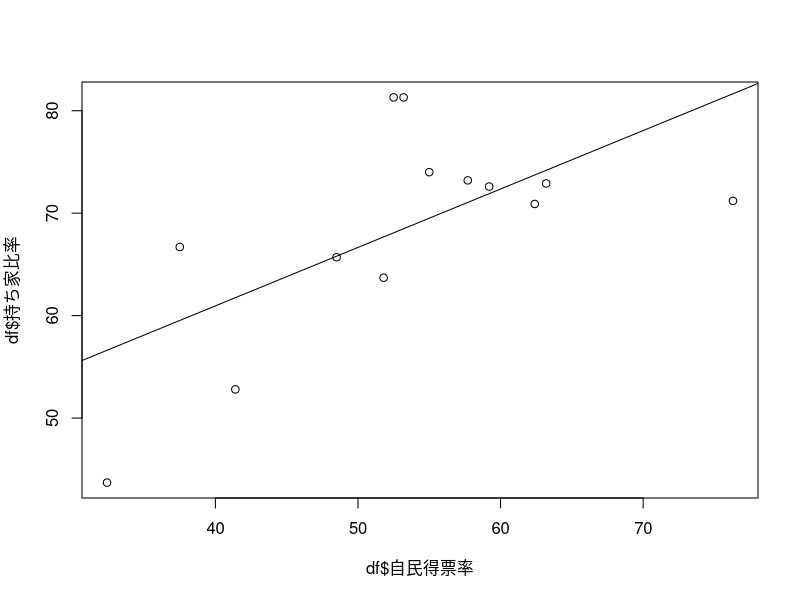

The R source for this figure:
df <- read.csv("introduction_to_statistics/chapter03/ex3-1.csv")
df

# 散布図
plot(df$自民得票率, df$持ち家比率)

# 相関係数
自民得票率平均 <- mean(df$自民得票率)
持ち家比率平均 <- mean(df$持ち家比率)
r分子 <- sum((df$自民得票率 - 自民得票率平均) * (df$持ち家比率 - 持ち家比率平均))
r分母 <- sqrt(sum((df$自民得票率 - 自民得票率平均)^2)) * sqrt(sum((df$持ち家比率 - 持ち家比率平均)^2))
r <- r分子 / r分母
r

cor(df$自民得票率, df$持ち家比率)

# 回帰分析
回帰分析 <- lm(持ち家比率 ~ 自民得票率, df)
summary(回帰分析)

# 回帰直線
abline(回帰分析)

